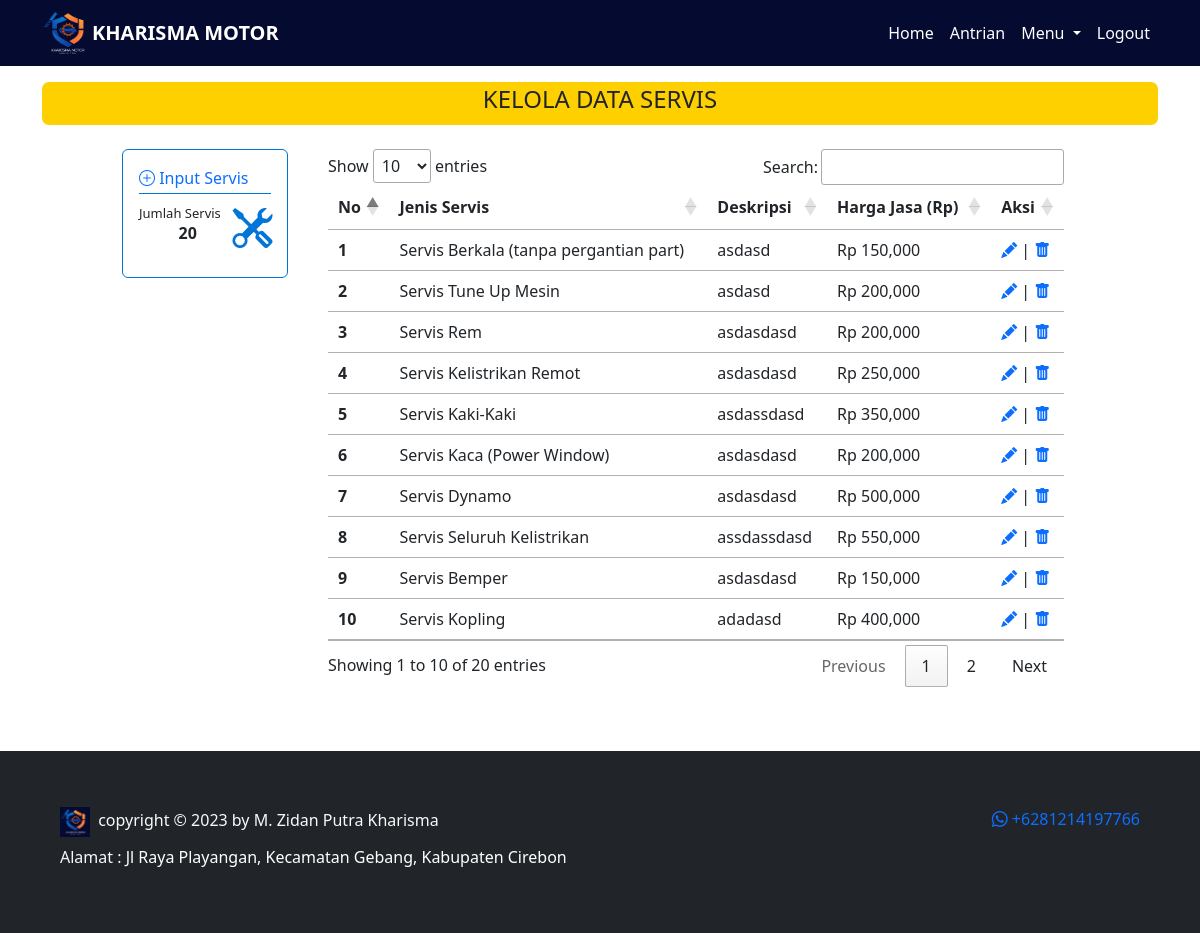
Screenshot of /admin/servis.php (signed in) with the database file from the repository.
### tables this page shows
CREATE TABLE `servis` (
  `idservis` int(11) NOT NULL,
  `jenis_servis` varchar(100) NOT NULL,
  `harga_jasa` bigint(100) NOT NULL,
  `deskripsi` text NOT NULL,
  `waktu_pengerjaan` int(11) NOT NULL
);

### controller/function.php (called while the page is built, shortened)
<?php
$conn = mysqli_connect("localhost", "root", "", "kharisma_motor");
function query($query)
{
    global $conn;
    $result = mysqli_query($conn, $query);
    $rows = [];
    while ($row = mysqli_fetch_assoc($result)) {
        $rows[] = $row;
    }
    return $rows;
}
function jumlah_data($data)
{
    global $conn;
    $query = mysqli_query($conn, $data);
    $jumlah_data = mysqli_num_rows($query);
    return $jumlah_data;
}
function enkripsi($teks)
{
    $text = $teks;
    $kunci = 'kharisma_motor';
    $key = hash('sha256', $kunci);
    $pkey = "123";
    $method = "aes-192-cfb1";
    $iv = substr(hash('sha256', $pkey), 0, 16);
    $enkripsi = openssl_encrypt($text, $method, $key, 0, $iv);
    $enkripsi = base64_encode($enkripsi);
    return $enkripsi;
}
?>

### admin/servis.php (the view, shortened to what this page needs)
<?php
$data = query("SELECT * FROM servis");
$jumlah_servis = jumlah_data("SELECT * FROM servis");
?>
<!DOCTYPE html>
<html lang="en">
<head>
    <link rel="stylesheet" href="https://cdn.datatables.net/1.13.4/css/jquery.dataTables.min.css">
    <link href="https://cdn.jsdelivr.net/npm/bootstrap@5.3.0/dist/css/bootstrap.min.css" rel="stylesheet"
>
    <link rel="stylesheet" href="https://cdn.jsdelivr.net/npm/bootstrap-icons@1.10.5/font/bootstrap-icons.css">
    <link rel="stylesheet" href="../style.css">
</head>
<body>
    <?php require_once('../navbar/navbar_admin.php'); ?>
    <div class="container">
        <div class="content py-3">
            <div class="title text-center text-uppercase">
                <h4>KELOLA DATA SERVIS</h4>
            </div>
            <div class="row">
                <div class="col-2 me-3" style="margin-left: 80px;">
                    <div class="card my-4">
                        <div class="card-body">
                            <a href="input_servis.php" class="fw-medium text-decoration-none">
                                <i class="bi bi-plus-circle"></i>
                                <span>Input Servis</span>
                            </a>
                            <hr style="margin-top: 3px;  color: #0275d8; opacity: 1;">
                            <h6 class="card-subtitle">Jumlah Servis</h6>
                            <p class="card-text fw-bold">
                                <?php echo $jumlah_servis; ?>
                            </p>
                            <i class="icon bi bi-tools"></i>
                        </div>
                    </div>
                </div>
                <div class="col-8 mt-4">
                    <table class="table table-hover mt-3" id="example">
                        <thead>
                            <tr class="text-start">
                                <th scope="col">No</th>
                                <th scope="col">Jenis Servis</th>
                                <th scope="col">Deskripsi</th>
                                <th scope="col">Harga Jasa (Rp)</th>
                                <th scope="col">Aksi</th>
                            </tr>
                        </thead>
                        <tbody class="text-start">
                            <?php
                            $i = 1;
                            foreach ($data as $servis):
                                $idservis = enkripsi($servis['idservis']);
                                ?>
                                <tr>
                                    <th>
                                        <?php echo $i; ?>
                                    </th>
                                    <td>
                                        <?php echo $servis['jenis_servis']; ?>
                                    </td>
                                    <td>
                                        <?php echo $servis['deskripsi']; ?>
                                    </td>
                                    <td>
                                        Rp <?php echo number_format($servis['harga_jasa']); ?>
                                    </td>
                                    <td>
                                        <a href="edit_servis.php?id=<?= $idservis; ?>"><i class="bi bi-pencil-fill"></i></a>
                                        |
                                        <a style="text-decoration: none;"
                                            href="../controller/controller_servis.php?idservis=<?= $idservis; ?>"
                                            onclick="return confirm('Apakah anda yakin ingin menghapus data?')"><i
                                                class="bi bi-trash-fill"></i></a>
                                    </td>
                                </tr>
                                <?php
                                $i++;
                            endforeach
                            ?>
                        </tbody>
                    </table>
                </div>
            </div>
        </div>
    </div>
    <?php
    require_once('../footer.php');
    ?>
</body>
</html>

### style.css (style rules this page uses)
body { background: white; }
.container .title { border: solid rgb(255, 208, 0); border-radius: 7px; background: rgb(255, 208, 0); }
.container .card { border: 0.7px solid#0275d8; }
.container .card .card-subtitle { font-size: 13px; }
.container .card .card-text { margin-left: 30%; }
.container .card .icon { font-size: 40px; position: absolute; margin-top: -63px; margin-left: 57%; color: #0275d8; }

### rows the page displays
servis: jenis_servis "Servis Berkala (tanpa pergantian part)", deskripsi "asdasd", harga_jasa "150,000"
servis: jenis_servis "Servis Tune Up Mesin", deskripsi "asdasd", harga_jasa "200,000"
servis: jenis_servis "Servis Rem", deskripsi "asdasdasd", harga_jasa "200,000"
servis: jenis_servis "Servis Kelistrikan Remot", deskripsi "asdasdasd", harga_jasa "250,000"
servis: jenis_servis "Servis Kaki-Kaki", deskripsi "asdassdasd", harga_jasa "350,000"
servis: jenis_servis "Servis Kaca (Power Window)", deskripsi "asdasdasd", harga_jasa "200,000"
servis: jenis_servis "Servis Dynamo", deskripsi "asdasdasd", harga_jasa "500,000"
servis: jenis_servis "Servis Seluruh Kelistrikan", deskripsi "assdassdasd", harga_jasa "550,000"
servis: jenis_servis "Servis Bemper", deskripsi "asdasdasd", harga_jasa "150,000"
servis: jenis_servis "Servis Kopling", deskripsi "adadasd", harga_jasa "400,000"

### other values shown
$jumlah_servis "20"
